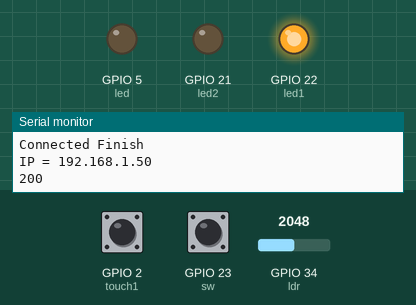
A sketch run on a simulated ESP32. On the bench: output pins drawn as LEDs (lit = HIGH), the last lines printed to the serial monitor. The test bench sets the inputs (shaded band); at power-on: GPIO 23 (sw) LOW, GPIO 34 (ldr) = 2048, GPIO 2 (touch1) HIGH. WiFi joins after 1.5 s; servers stay silent unless stated; uploads are accepted with an empty reply.

Above: at 3.2 s.
3.3 s: GPIO 23 (sw) pulled HIGH for 0.15 s
At 4.3 s:
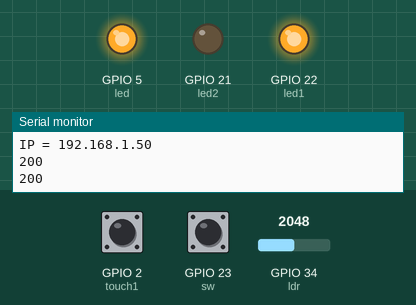
4.9 s: GPIO 34 (ldr) set to 1003
6.5 s: GPIO 34 (ldr) set to 919
At 8.5 s:
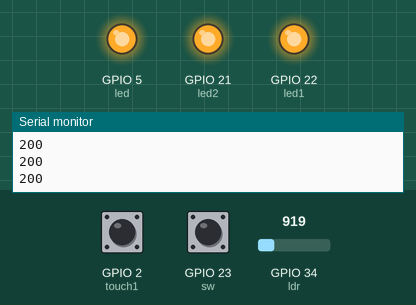
8.8 s: GPIO 2 (touch1) pulled LOW for 1 s
At 9.8 s:
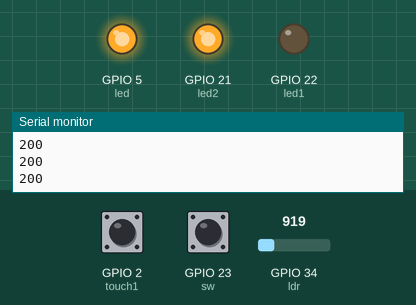
11.8 s: GPIO 2 (touch1) pulled LOW for 3.2 s
At 16.3 s:
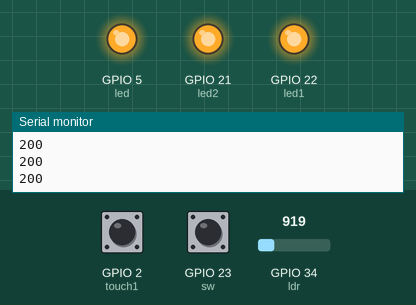
17.4 s: GPIO 23 (sw) pulled HIGH for 1 s
At 18.6 s:
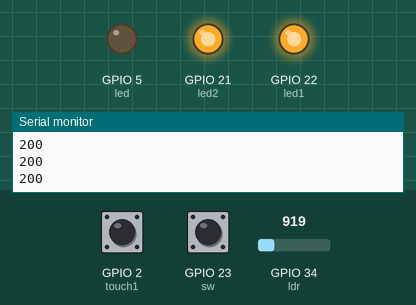
Timing chart, 0 to 20.4 s (numbered marks = the images above; inputs shaded):
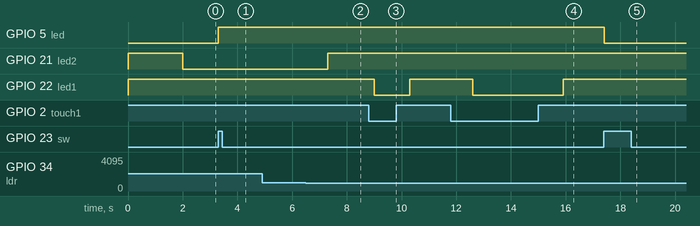

Measured:
- the behaviour switches between 950 and 949 on GPIO 34 (ldr) (found by bisection; images 1 and 2)
- after the input at 3.3 s, GPIO 5 (led): LOW → HIGH at once
- after the input at 4.9 s, every drawn part: stays the same
- after the input at 6.5 s, GPIO 21 (led2): LOW → HIGH after 0.80 s
- after the input at 8.8 s, GPIO 22 (led1): HIGH → LOW after 0.20 s, → HIGH 1.3 s later
- after the input at 11.8 s, GPIO 22 (led1): HIGH → LOW after 0.80 s, → HIGH 3.3 s later
- after the input at 17.4 s, GPIO 5 (led): HIGH → LOW at once

The sketch:

mini-proj.ino
```cpp
#include<WiFi.h>
#include<HTTPClient.h>
#include<ArduinoJson.h>
#include<string.h>
#include<esp_task_wdt.h>
#include<math.h>
const char* ssid = "Champ SE";
const char* password = "qazwsxedc123";
const char* url_get = "https://ecourse.cpe.ku.ac.th/exceed48/api/get_question";
const char* url_post = "https://ecourse.cpe.ku.ac.th/exceed49/api/payload?gid=4";

#define led 5
#define led1 22
#define led2 21
#define ldr 34
#define sw 23
#define touch1 2
#define touch2 0

char str[100];
const int _size = 2*JSON_OBJECT_SIZE(4);

StaticJsonDocument<_size> JSONPost;
StaticJsonDocument<_size> JSONGet;

hw_timer_t *timer1 = NULL;

volatile bool state = false;

void debounce(){
    static int count = 20;
    if(digitalRead(sw)){
        count--;
        if(count<0)
            count = 0;
        if(count==0)
            state = true;
    }
    else{
        count++;
        if(count>20)
            count=20;
        if(count==20)
            state = false;

    }
}

void WiFi_Connect(){
    WiFi.disconnect();
    WiFi.begin(ssid,password);
    while(WiFi.status() != WL_CONNECTED){
        vTaskDelay(1000 / portTICK_PERIOD_MS);
        Serial.println("Connecting WiFi...");
    }
    Serial.println("Connected Finish");
    Serial.print("IP = ");
    Serial.println(WiFi.localIP());
}
void _post(){
    if(WiFi.status() == WL_CONNECTED){
        HTTPClient http;
        http.begin(url_post);
        http.addHeader("Content-Type","application/json");
        /*JSONPost["room"] = room;
        if(room==1)
            JSONPost["status"]  = (int)digitalRead(led);
        else if (room == 2)
            JSONPost["status"]  = (int)digitalRead(led1);
        else if (room == 3)
            JSONPost["status"]  = (int)digitalRead(led2);

        */
        JSONPost["ldr"]  = (int)digitalRead(led);
        JSONPost["led1"]  = (int)digitalRead(led1);
        JSONPost["led2"]  = (int)digitalRead(led2);
        serializeJson(JSONPost,str);
        int httpCode = http.POST(str);
        if(httpCode == HTTP_CODE_OK){
            String payload = http.getString();
            Serial.println(httpCode);
            Serial.println(payload);
        }
        else{
            Serial.println(httpCode);
            Serial.println("ERROR on HTTP Request");
        }
    }
    vTaskDelay(100 / portTICK_PERIOD_MS);
}
void setup(){
    Serial.begin(115200);
    pinMode(ldr, INPUT);
    pinMode(led, OUTPUT);
    pinMode(led1, OUTPUT);
    pinMode(led2, OUTPUT);
    pinMode(sw,INPUT);
    digitalWrite(led,LOW);
    digitalWrite(led1,HIGH);
    digitalWrite(led2,HIGH);
    WiFi_Connect();
    timer1 = timerBegin(0,80,true);
    timerAttachInterrupt(timer1,debounce,true);
    timerAlarmWrite(timer1,100,true);
    timerAlarmEnable(timer1);
    xTaskCreatePinnedToCore(check_toilet_sw, "sw_task", 1024*32, NULL, 1, NULL, 0); // stable
    xTaskCreatePinnedToCore(check_toilet_touch1, "touch_task", 1024*32, NULL, 1,NULL, 0); // stable
    xTaskCreatePinnedToCore(check_toilet_ldr, "ldr_task", 1024*32, NULL, 1,NULL, 1); // stable
}


void loop(){
    //_post();
    //vTaskDelay(5000/portTICK_PERIOD_MS);
}

void check_toilet_sw(void *parameter){
    while(1){
      if(state){
        digitalWrite(led,!digitalRead(led));
        _post();
        while(state);
      }
    vTaskDelay(100/portTICK_PERIOD_MS);
    }
}

void check_toilet_touch1(void *parameter){
    while(1){
        if(touchRead(touch1) < 30 && digitalRead(led1) == 1){
            digitalWrite(led1,0);
            _post();
        }
        if(touchRead(touch1) > 30 && digitalRead(led1) == 0){
            digitalWrite(led1,1);
            _post();
        }

        vTaskDelay(1000/portTICK_PERIOD_MS);
    }
}


void check_toilet_ldr(void *parameter){
    while(1){

        if(analogRead(ldr) > 950 && digitalRead(led2) == 1){
            digitalWrite(led2,0);
            _post();
        }
        if(analogRead(ldr) < 950 && digitalRead(led2) == 0){
            digitalWrite(led2,1);
            _post();
        }

        vTaskDelay(1000/portTICK_PERIOD_MS);
    }

}
void check_toilet_touch2(void *parameter){
    while(1){
        if(touchRead(touch2) < 30 && digitalRead(led1) == 1){
            digitalWrite(led1,0);
        }
        if(touchRead(touch2) > 30 && digitalRead(led1) == 0){
            digitalWrite(led1,1);
        }
        vTaskDelay(1000/portTICK_PERIOD_MS);
    }
}
```
